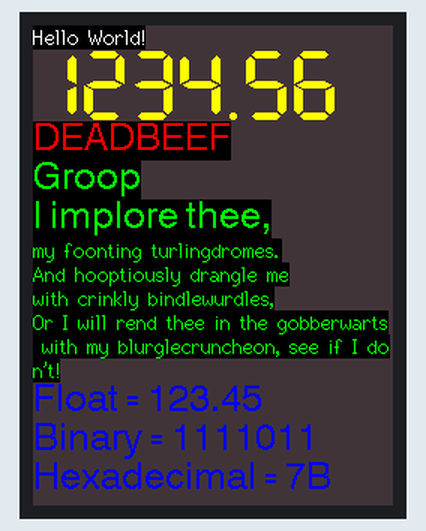
Recording of a program running on a simulated ESP32. Shown: 240×320 colour display. Random numbers use the default seed unless the program sets one.

Above: at 0.3 s.
At 10.5 s:
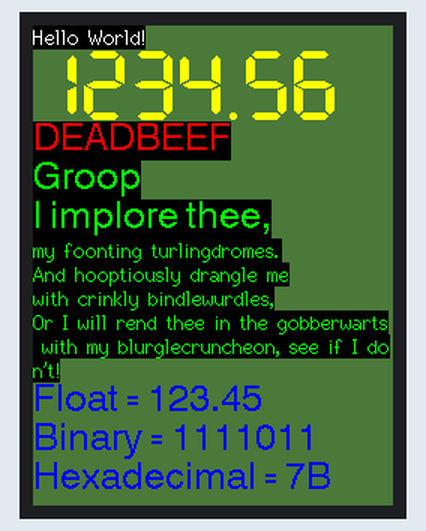
At 30.7 s:
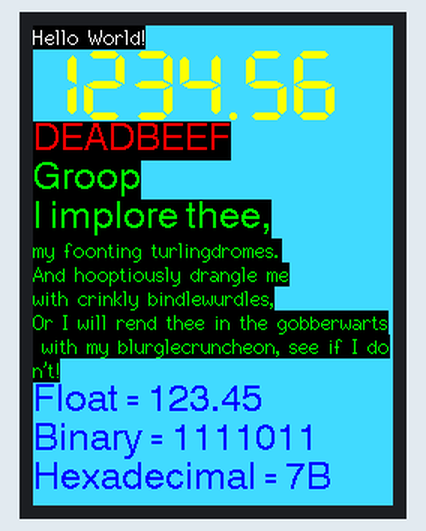
At 61.2 s:
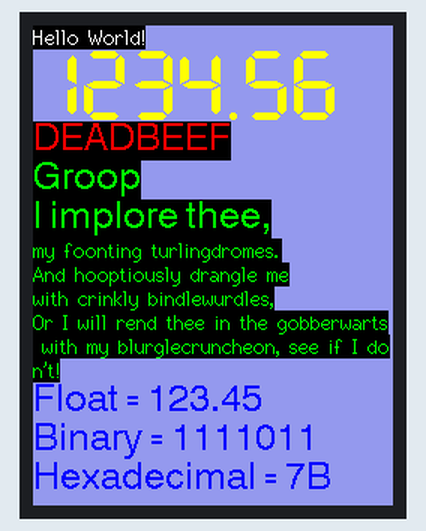
At 91.6 s:
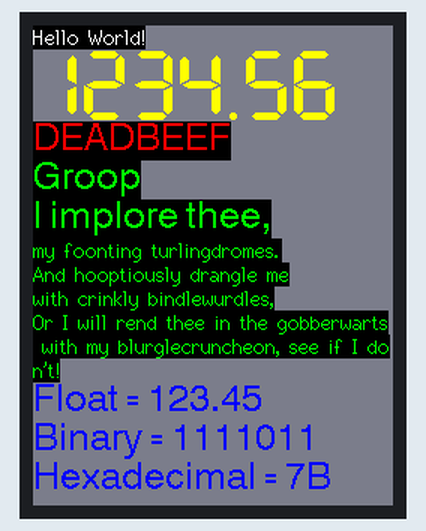
At 122.0 s:
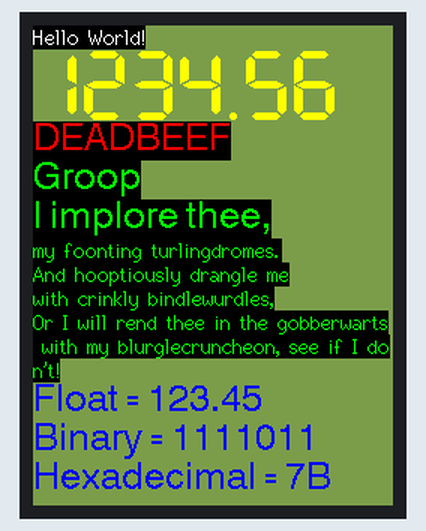

Measured:
- what the display in image 1 shows lasts 10.2 s, from 10.4 s to 20.6 s

The program:

main.cpp
```cpp
#include <Arduino.h>
#include <SPI.h>
#include <TFT_eSPI.h> // Hardware-specific library

TFT_eSPI tft = TFT_eSPI();       // Invoke custom library

#define TFT_GREY 0x5AEB // New colour


void setup(void) {
    tft.init();
    tft.setRotation(2);
}

void loop() {


  // Fill screen with random colour so we can see the effect of printing with and without
  // a background colour defined
  tft.fillScreen(random(0xFFFF));

  // Set "cursor" at top left corner of display (0,0) and select font 2
  // (cursor will move to next line automatically during printing with 'tft.println'
  //  or stay on the line is there is room for the text with tft.print)
  tft.setCursor(0, 0, 2);
  // Set the font colour to be white with a black background, set text size multiplier to 1
  tft.setTextColor(TFT_WHITE,TFT_BLACK);  tft.setTextSize(1);
  // We can now plot text on screen using the "print" class
  tft.println("Hello World!");

  // Set the font colour to be yellow with no background, set to font 7
  tft.setTextColor(TFT_YELLOW); tft.setTextFont(7);
  tft.println(1234.56);

  // Set the font colour to be red with black background, set to font 4
  tft.setTextColor(TFT_RED,TFT_BLACK);    tft.setTextFont(4);
  tft.println((long)3735928559, HEX); // Should print DEADBEEF

  // Set the font colour to be green with black background, set to font 4
  tft.setTextColor(TFT_GREEN,TFT_BLACK);
  tft.setTextFont(4);
  tft.println("Groop");
  tft.println("I implore thee,");

  // Change to font 2
  tft.setTextFont(2);
  tft.println(F("my foonting turlingdromes.")); // Can store strings in FLASH to save RAM
  tft.println("And hooptiously drangle me");
  tft.println("with crinkly bindlewurdles,");
  // This next line is deliberately made too long for the display width to test
  // automatic text wrapping onto the next line
  tft.println("Or I will rend thee in the gobberwarts with my blurglecruncheon, see if I don't!");

  // Test some print formatting functions
  float fnumber = 123.45;
   // Set the font colour to be blue with no background, set to font 4
  tft.setTextColor(TFT_BLUE);    tft.setTextFont(4);
  tft.print("Float = "); tft.println(fnumber);           // Print floating point number
  tft.print("Binary = "); tft.println((int)fnumber, BIN); // Print as integer value in binary
  tft.print("Hexadecimal = "); tft.println((int)fnumber, HEX); // Print as integer number in Hexadecimal
  delay(10000);

}
```
